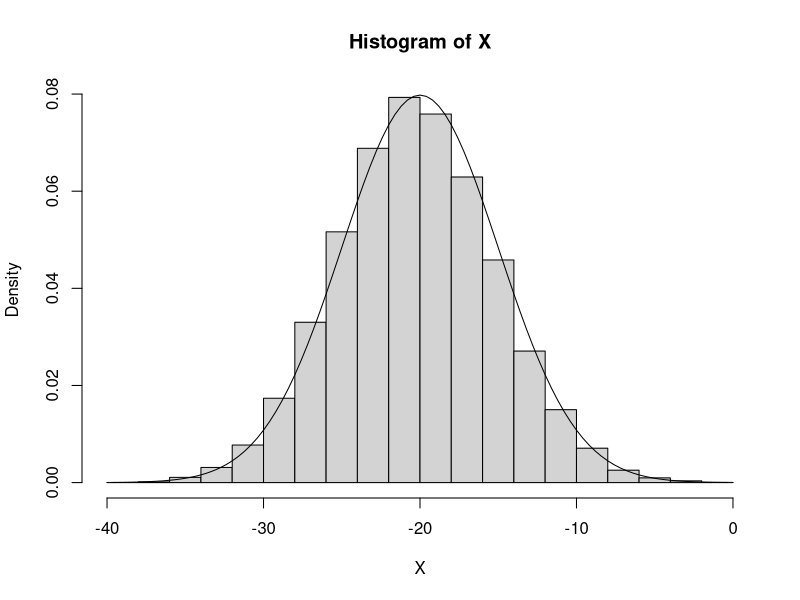

Reproduce this figure in R.
## ---- chunk 1
N <- 100000 # number of steps of the Markov chain
delta <- 1 # step size
X <- numeric(N) # create Markov chain
mu <- -20 # setting the parameters of the distribution we want to approximate
sigma <- 5
X[1] <- 0 # set initial state of Markov chain
for(n in 1:(N-1)){
 X[n+1] <- X[n] + delta/2*(-(X[n]-mu)/sigma^2) + sqrt(delta)*rnorm(1) # update chain
}
hist(X, freq = FALSE) # histogram of Markov chain and adding desired normal density
curve(1/sqrt(2*pi*sigma^2)*exp(-(x-mu)^2/(2*sigma^2)), add = TRUE) 
